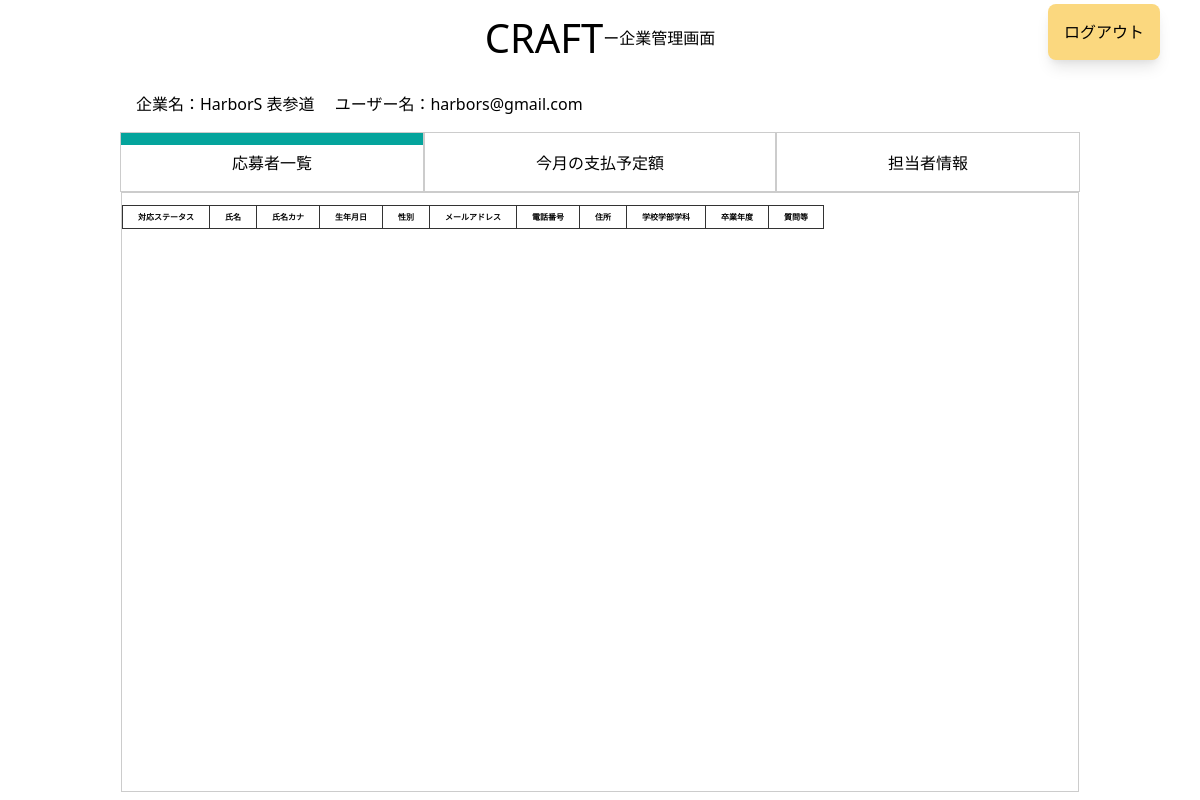
Page /src/agent/index.php (signed in) on the earlier database version.
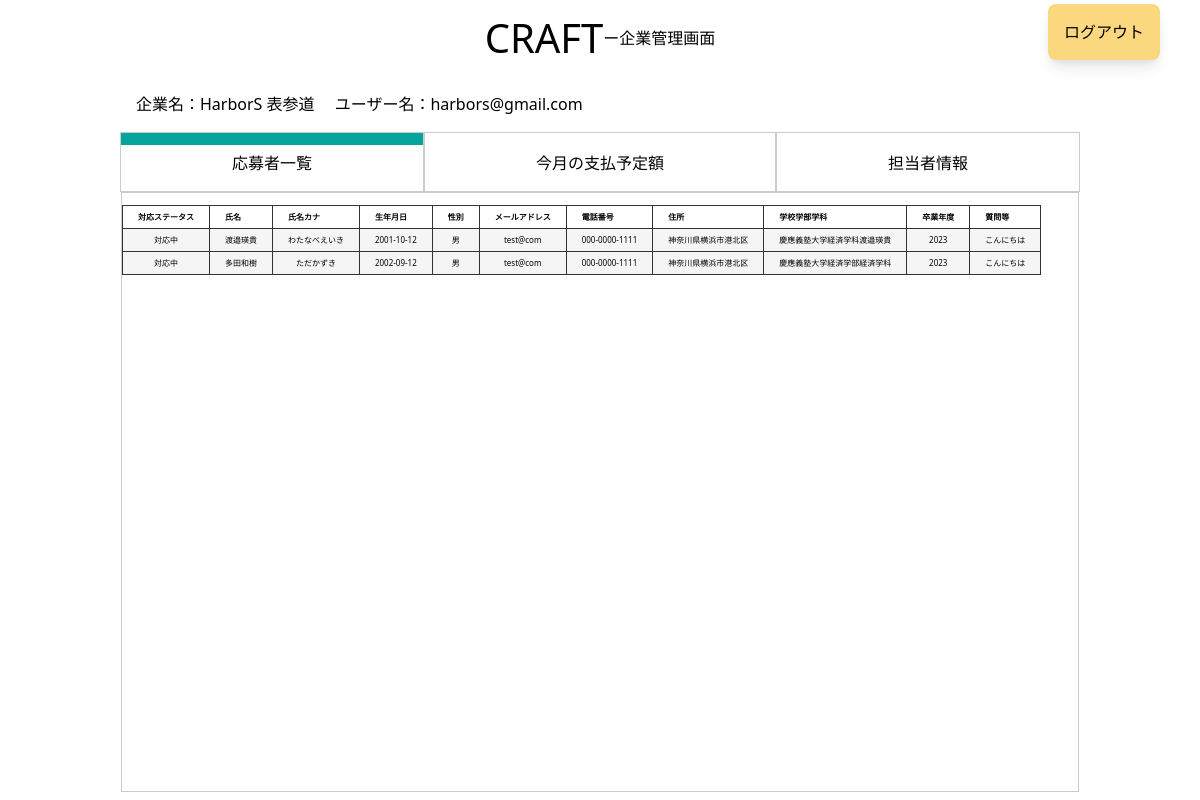
Same page on the later database version.
### tables this page shows
CREATE TABLE intermediate (
    id INT AUTO_INCREMENT NOT NULL PRIMARY KEY,
    agent_id INT NOT NULL,
    customer_id INT,
    comments VARCHAR(80),
    created_at DATETIME DEFAULT CURRENT_TIMESTAMP
);

CREATE TABLE customers (
    id INT AUTO_INCREMENT NOT NULL PRIMARY KEY,
    name VARCHAR(255) NOT NULL,
    name_kana VARCHAR(255) NOT NULL,
    sex VARCHAR(255) NOT NULL,
    birth VARCHAR(255) NOT NULL,
    address VARCHAR(255) NOT NULL,
    email VARCHAR(255) NOT NULL,
    phone_number VARCHAR(255) NOT NULL,
    education VARCHAR(255) NOT NULL,
    major VARCHAR(255) NOT NULL,
    department VARCHAR(255) NOT NULL,
    major_subject VARCHAR(255) NOT NULL,
    graduation_year INT NOT NULL,
    graduation_status VARCHAR(80) NOT NULL
);

### src/agent/index.php (the view, shortened to what this page needs)
<?php
require('../dbconnect.php');
$stmt = $db->prepare(
    'SELECT * FROM
intermediate
LEFT JOIN
agents
ON
intermediate.agent_id = agents.id
RIGHT JOIN
customers
ON
intermediate.customer_id= customers.id
WHERE
agent_id=:agent_id'
);
$stmt->bindValue(':agent_id', $_SESSION["agent_id"], PDO::PARAM_STR);
$stmt->execute();
$customer_info = $stmt->fetchAll();
?>
<!DOCTYPE html>
<html lang="ja">
<head>
    <link rel="stylesheet" href="../user/reset.css">
    <link rel="stylesheet" href="../user/style.css">
    <link href="https://unpkg.com/tailwindcss@^2/dist/tailwind.min.css" rel="stylesheet">
</head>
<body>
    <main class="relative">
        <div class="title-wrapper flex flex-row">
            <h1 class="title">CRAFT</h1>
            <h2 class="subtitle">ー企業管理画面</h2>
        </div>
        <a class="bg-yellow absolute top-1 right-10 rounded-lg text-center  shadow-lg hover:shadow-none p-4 text-sm sm:text-base" href="logout.php">ログアウト</a>
        <div class="agent_login_wrapper">
            <span class="ml-4">企業名：</span><span>HarborS 表参道</span>
            <span class="ml-4">ユーザー名：</span><span>harbors@gmail.com</span>
        </div>
        <div class="tab-panel">
            <ul class="tab-group">
                <li id="tabA" class="tab tab-A is-active"><a href="./index.php">応募者一覧</a></li>
                <li class="tab tab-B"><a href="./money.php">今月の支払予定額</a></li>
                <li class="tab tab-C"><a href="./manager_info.php">担当者情報</a></li>
            </ul>
            <div class="panel-group">
                <div class="panel tab-A is-show" id="tabApanel">
                    <div class="w-full mt-3 scroll">
                        <table>
                            <tr>
                                <th>対応ステータス</th>
                                <th>氏名</th>
                                <th>氏名カナ</th>
                                <th>生年月日</th>
                                <th>性別</th>
                                <th>メールアドレス</th>
                                <th>電話番号</th>
                                <th>住所</th>
                                <th>学校学部学科</th>
                                <th>卒業年度</th>
                                <th>質問等</th>
                            </tr>
                            <?php foreach ($customer_info as $key => $info) {
                                $education = $info['education'] . $info['department'] . $info['major_subject'] ?>
                                <tr class="white">
                                    <td>対応中</td>
                                    <td><?= $info['name'] ?></td>
                                    <td><?= $info['name_kana'] ?></td>
                                    <td><?= $info['birth'] ?></td>
                                    <td><?= $info['sex'] ?></td>
                                    <td><?= $info['email'] ?></td>
                                    <td><?= $info['phone_number'] ?></td>
                                    <td><?= $info['address'] ?></td>
                                    <td><?= $education ?></td>
                                    <td><?= $info['graduation_year'] ?></td>
                                    <td><?= $info['comments'] ?></td>
                                </tr>
                            <?php } ?>
                        </table>
                    </div>
                </div>
            </div>
        </div>
    </main>
</body>
</html>
</body>
</html>

### src/user/style.css (style rules this page uses)
main { width: 100%; }
main .title-wrapper { width: 100%; padding: 8px; background-color: #ffffff; display: flex; align-items: center; justify-content: center; }
main .title-wrapper .title { font-size: 40px; }
main .title-wrapper .subtitle { font-size: 16px; }
.bg-yellow { background: #fbd87f; }
.agent_login_wrapper { margin-top: 16px; margin-left: 10%; }
.tab-panel { width: 80%; margin: 16px auto 0 auto; }
.tab-group { display: flex; justify-content: center; }
.tab { flex-grow: 1; height: 60px; list-style: none; border: solid 1px #ccc; line-height: 60px; text-align: center; cursor: pointer; }
.panel-group { margin: 0 auto; width: 99.8%; min-height: 600px; border: solid 1px #ccc; background: rgb(255, 255, 255); overflow: scroll; }
.panel { display: none; }
.tab.is-active { background: linear-gradient(to top, white 80%, #04a49c 10%); color: rgb(0, 0, 0); transition: all 0.2s ease-out; }
.panel.is-show { display: block; }
table { border-collapse: collapse; }
.scroll { white-space: nowrap; overflow: scroll; -webkit-overflow-scrolling: touch; -ms-overflow-style: none; scrollbar-width: none; }
th, td { border: solid 1px #333; padding: 5px 15px; font-size: 0.5rem; }
.white { background-color: #f5f5f5; text-align: center; }

Differences in the rows shown:
added intermediate: customer.name "渡邉瑛貴", customer.name_kana "わたなべえいき", customer.birth "2001-10-12", customer.sex "男", customer.email "test@com", customer.phone_number "000-0000-1111", customer.address "神奈川県横浜市港北区", customer.major_subject "慶應義塾大学経済学科渡邉瑛貴", customer.graduation_year "2023", comments "こんにちは"
added intermediate: customer.name "多田和樹", customer.name_kana "ただかずき", customer.birth "2002-09-12", customer.sex "男", customer.email "test@com", customer.phone_number "000-0000-1111", customer.address "神奈川県横浜市港北区", customer.major_subject "慶應義塾大学経済学部経済学科", customer.graduation_year "2023", comments "こんにちは"
